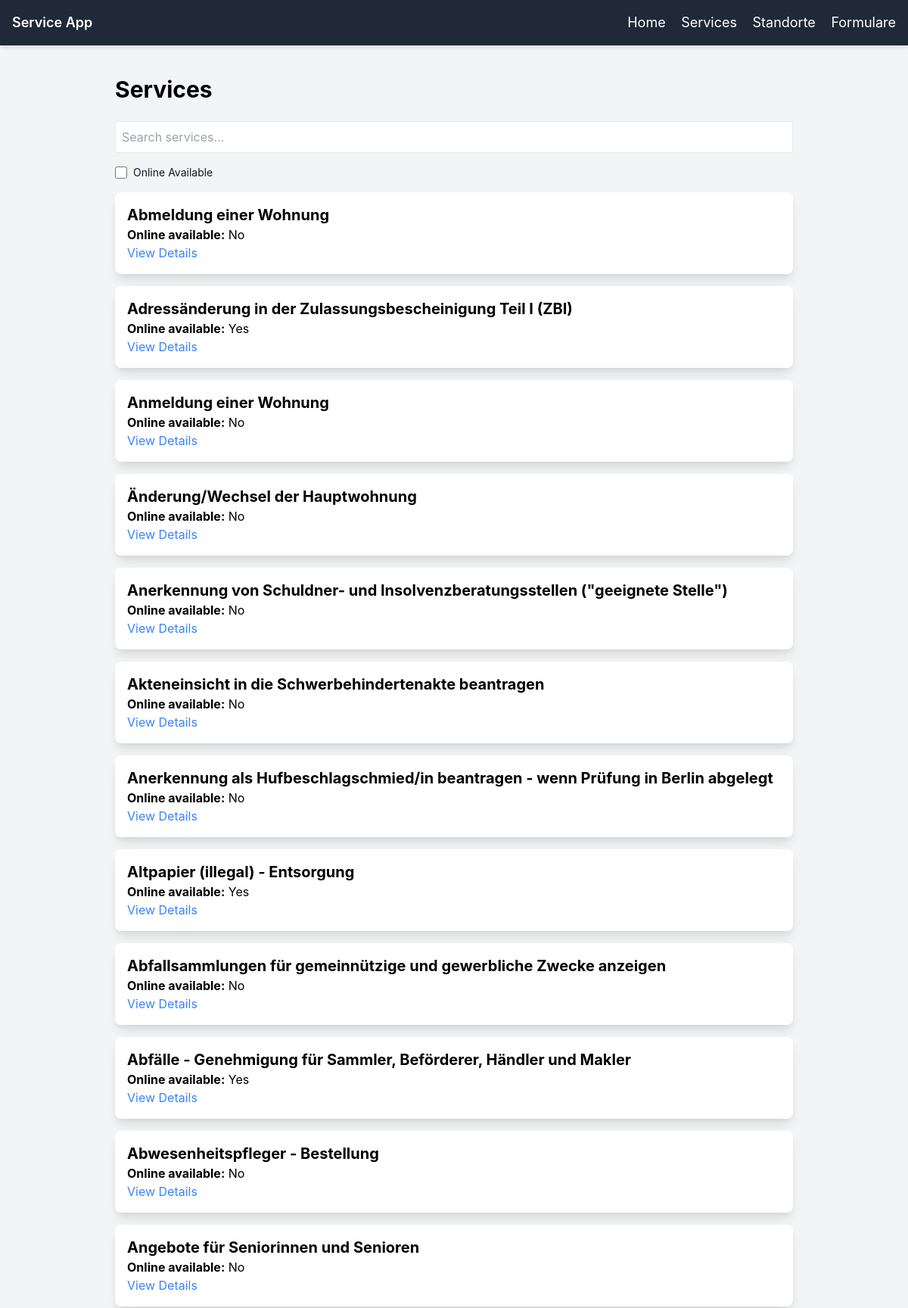
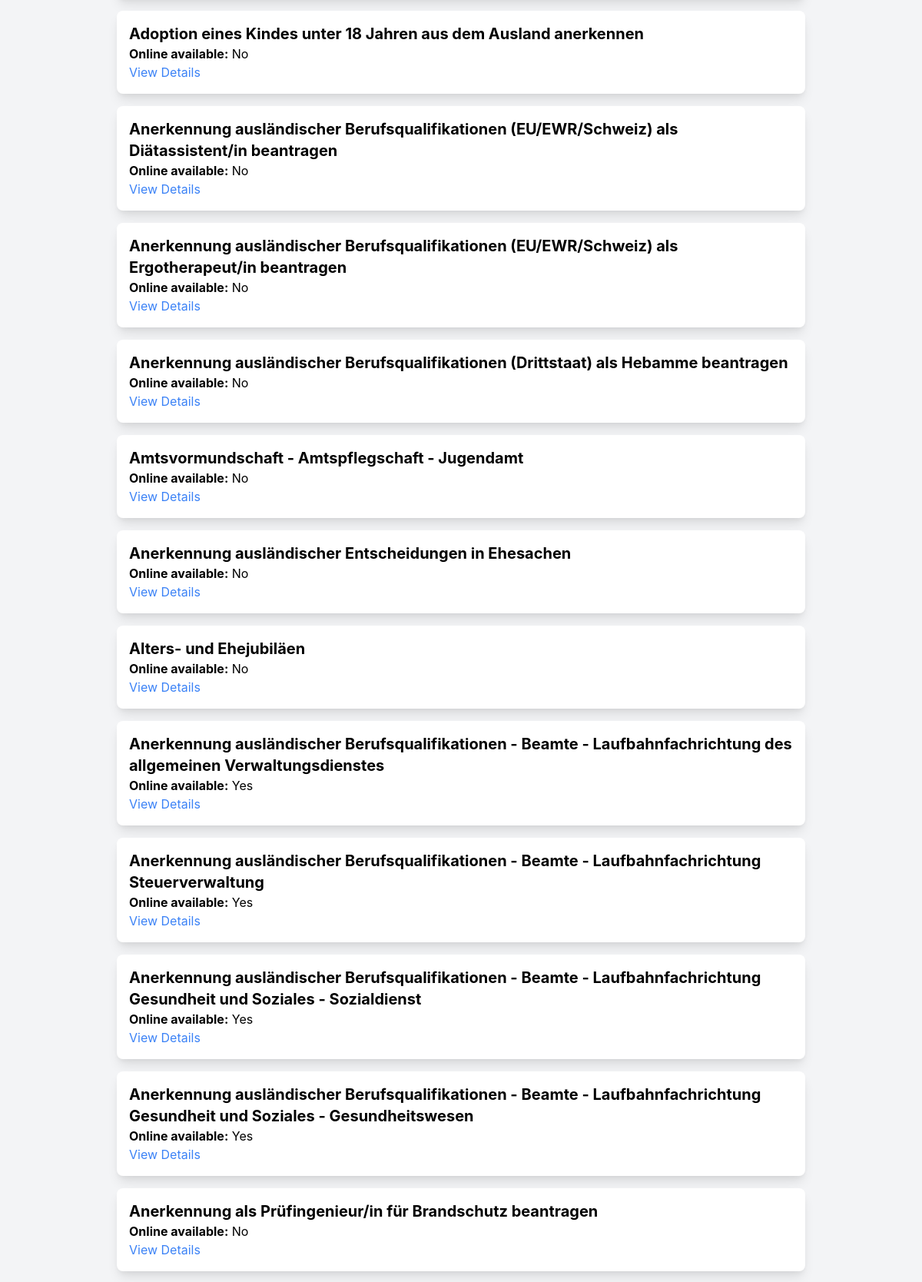
Page /services/ (upper part) on the committed database (2 pictures, top to bottom).
### app/models.py (models this page shows)
class Service(SQLModel, table=True):
    id: int = Field(default=None, primary_key=True)
    service_name: str
    link: str
    can_be_done_online: bool = Field(default=False)
    standorte: List["Standorte"] = Relationship(back_populates="services", link_model=StandorteServices)
    formulars: Optional[List["Formular"]] = Relationship(back_populates="service")

### app/views/service_view.py (the view)
@router.get("/services/")
async def services(request: Request, search: str = "", can_be_done_online: bool = None):
    with Session(engine) as session:
        query = select(Service).options(joinedload(Service.standorte))
        if search:
            query = query.where(Service.service_name.contains(search))
        if can_be_done_online is not None:
            query = query.where(Service.can_be_done_online == can_be_done_online)
        services = session.exec(query).unique().all()
    return templates.TemplateResponse("services.html", {"request": request, "services": services, "search": search, "can_be_done_online": can_be_done_online})

### app/templates/services.html
{% extends "base.html" %}
{% block content %}
<div class="max-w-4xl mx-auto">
    <h1 class="text-3xl font-bold mb-6">Services</h1>
    <input type="text" id="service-search" class="border p-2 w-full mb-4" placeholder="Search services..." />
    <div class="flex items-center mb-4">
        <input id="online-available" name="online_available" type="checkbox" class="h-4 w-4 text-blue-600 border-gray-300 rounded focus:ring-blue-500">
        <label for="online-available" class="ml-2 block text-sm text-gray-900">Online Available</label>
    </div>
    <div id="service-list">
        {% for service in services %}
        <div class="bg-white p-4 rounded-lg shadow-lg mb-4">
            <h2 class="text-xl font-bold">{{ service.service_name }}</h2>
            <p><strong>Online available:</strong> {{ "Yes" if service.can_be_done_online else "No" }}</p>
            <button class="text-blue-500 view-service" data-service-id="{{ service.id }}">View Details</button>
        </div>
        {% endfor %}
    </div>
</div>
{% endblock %}

### app/templates/base.html (shortened to what this page needs)
<!DOCTYPE html>
<html lang="en">
<head>
    <link href="https://cdn.jsdelivr.net/npm/tailwindcss@2.0.2/dist/tailwind.min.css" rel="stylesheet">
    <link rel="stylesheet" href="https://unpkg.com/leaflet@1.7.1/dist/leaflet.css" />
</head>
<body class="bg-gray-100">
    <nav class="bg-gray-800 p-4">
        <div class="container mx-auto flex justify-between items-center">
            <div class="text-white text-lg font-semibold">Service App</div>
            <div>
                <a href="/" class="text-white text-lg">Home</a>
                <a href="/services/" class="ml-4 text-white text-lg">Services</a>
                <a href="/standorte/" class="ml-4 text-white text-lg">Standorte</a>
                <a href="/formulare/" class="ml-4 text-white text-lg">Formulare</a>
            </div>
        </div>
    </nav>
    <div class="container mx-auto py-10">
        {% block content %}{% endblock %}
    </div>
</body>
</html>

### app/templates/base.html (style rules this page uses)
body { font-family: 'Inter', sans-serif; background-color: #f7fafc; }
nav { background-color: #2d3748; box-shadow: 0 4px 6px -1px rgba(0,0,0,0.1); }
.container { max-width: 1200px; }

### rows in the picture
Service: service_name "Abmeldung einer Wohnung", can_be_done_online "No"
Service: service_name "Adressänderung in der Zulassungsbescheinigung Teil I (ZBI)", can_be_done_online "Yes"
Service: service_name "Anmeldung einer Wohnung", can_be_done_online "No"
Service: service_name "Änderung/Wechsel der Hauptwohnung", can_be_done_online "No"
Service: service_name "Anerkennung von Schuldner- und Insolvenzberatungsstellen (\"geeignete Stelle\")", can_be_done_online "No"
Service: service_name "Akteneinsicht in die Schwerbehindertenakte beantragen", can_be_done_online "No"
Service: service_name "Anerkennung als Hufbeschlagschmied/in beantragen - wenn Prüfung in Berlin abgelegt", can_be_done_online "No"
Service: service_name "Altpapier (illegal) - Entsorgung", can_be_done_online "Yes"
Service: service_name "Abfallsammlungen für gemeinnützige und gewerbliche Zwecke anzeigen", can_be_done_online "No"
Service: service_name "Abfälle - Genehmigung für Sammler, Beförderer, Händler und Makler", can_be_done_online "Yes"
Service: service_name "Abwesenheitspfleger - Bestellung", can_be_done_online "No"
Service: service_name "Angebote für Seniorinnen und Senioren", can_be_done_online "No"
Service: service_name "Adoption eines Kindes unter 18 Jahren aus dem Ausland anerkennen", can_be_done_online "No"
Service: service_name "Anerkennung ausländischer Berufsqualifikationen (EU/EWR/Schweiz) als Diätassistent/in beantragen", can_be_done_online "No"
Service: service_name "Anerkennung ausländischer Berufsqualifikationen (EU/EWR/Schweiz) als Ergotherapeut/in beantragen", can_be_done_online "No"
Service: service_name "Anerkennung ausländischer Berufsqualifikationen (Drittstaat) als Hebamme beantragen", can_be_done_online "No"
Service: service_name "Amtsvormundschaft - Amtspflegschaft - Jugendamt", can_be_done_online "No"
Service: service_name "Anerkennung ausländischer Entscheidungen in Ehesachen", can_be_done_online "No"
Service: service_name "Alters- und Ehejubiläen", can_be_done_online "No"
Service: service_name "Anerkennung ausländischer Berufsqualifikationen - Beamte - Laufbahnfachrichtung des allgemeinen Verwaltungsdienstes", can_be_done_online "Yes"
Service: service_name "Anerkennung ausländischer Berufsqualifikationen - Beamte - Laufbahnfachrichtung Steuerverwaltung", can_be_done_online "Yes"
Service: service_name "Anerkennung ausländischer Berufsqualifikationen - Beamte - Laufbahnfachrichtung Gesundheit und Soziales - Sozialdienst", can_be_done_online "Yes"
Service: service_name "Anerkennung ausländischer Berufsqualifikationen - Beamte - Laufbahnfachrichtung Gesundheit und Soziales - Gesundheitswesen", can_be_done_online "Yes"
Service: service_name "Anerkennung als Prüfingenieur/in für Brandschutz beantragen", can_be_done_online "No"
